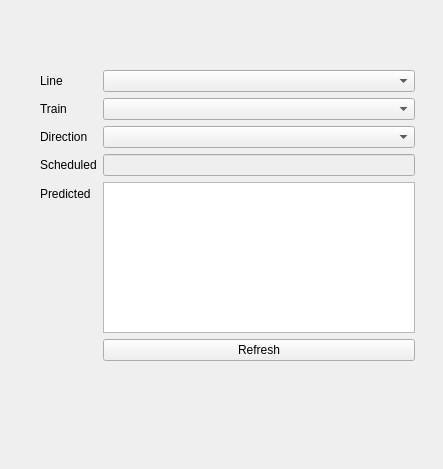
<?xml version="1.0" encoding="UTF-8"?>
<ui version="4.0">
 <class>MBTA_train_schedule_main_window</class>
 <widget class="QWidget" name="MBTA_train_schedule_main_window">
  <property name="geometry">
   <rect>
    <x>0</x>
    <y>0</y>
    <width>443</width>
    <height>469</height>
   </rect>
  </property>
  <property name="windowTitle">
   <string>Form</string>
  </property>
  <widget class="QWidget" name="formLayoutWidget">
   <property name="geometry">
    <rect>
     <x>40</x>
     <y>70</y>
     <width>375</width>
     <height>291</height>
    </rect>
   </property>
   <layout class="QFormLayout" name="routeSelection">
    <item row="1" column="0">
     <widget class="QLabel" name="line_label">
      <property name="text">
       <string>Line</string>
      </property>
     </widget>
    </item>
    <item row="1" column="1">
     <widget class="QComboBox" name="line_combo_box"/>
    </item>
    <item row="2" column="0">
     <widget class="QLabel" name="train_label">
      <property name="text">
       <string>Train</string>
      </property>
     </widget>
    </item>
    <item row="2" column="1">
     <widget class="QComboBox" name="train_combo_box"/>
    </item>
    <item row="3" column="0">
     <widget class="QLabel" name="direction_label">
      <property name="text">
       <string>Direction</string>
      </property>
     </widget>
    </item>
    <item row="3" column="1">
     <widget class="QComboBox" name="direction_combo_box"/>
    </item>
    <item row="7" column="0">
     <widget class="QLabel" name="scheduled_label">
      <property name="text">
       <string>Scheduled</string>
      </property>
     </widget>
    </item>
    <item row="7" column="1">
     <widget class="QLineEdit" name="scheduled_line_edit">
      <property name="enabled">
       <bool>false</bool>
      </property>
     </widget>
    </item>
    <item row="8" column="0">
     <widget class="QLabel" name="predicted_label">
      <property name="text">
       <string>Predicted</string>
      </property>
     </widget>
    </item>
    <item row="9" column="1">
     <widget class="QPushButton" name="refresh_button">
      <property name="text">
       <string>Refresh</string>
      </property>
     </widget>
    </item>
    <item row="8" column="1">
     <widget class="QPlainTextEdit" name="plainTextEdit">
      <property name="sizePolicy">
       <sizepolicy hsizetype="Preferred" vsizetype="Expanding">
        <horstretch>0</horstretch>
        <verstretch>0</verstretch>
       </sizepolicy>
      </property>
      <property name="minimumSize">
       <size>
        <width>50</width>
        <height>94</height>
       </size>
      </property>
     </widget>
    </item>
   </layout>
  </widget>
  <widget class="QLabel" name="MBTA_logo_placeholder">
   <property name="geometry">
    <rect>
     <x>170</x>
     <y>20</y>
     <width>121</width>
     <height>41</height>
    </rect>
   </property>
   <property name="frameShadow">
    <enum>QFrame::Raised</enum>
   </property>
   <property name="text">
    <string/>
   </property>
   <property name="pixmap">
    <pixmap>../resources/images/1000px-MBTA.png</pixmap>
   </property>
   <property name="scaledContents">
    <bool>true</bool>
   </property>
  </widget>
 </widget>
 <resources/>
 <connections/>
</ui>
